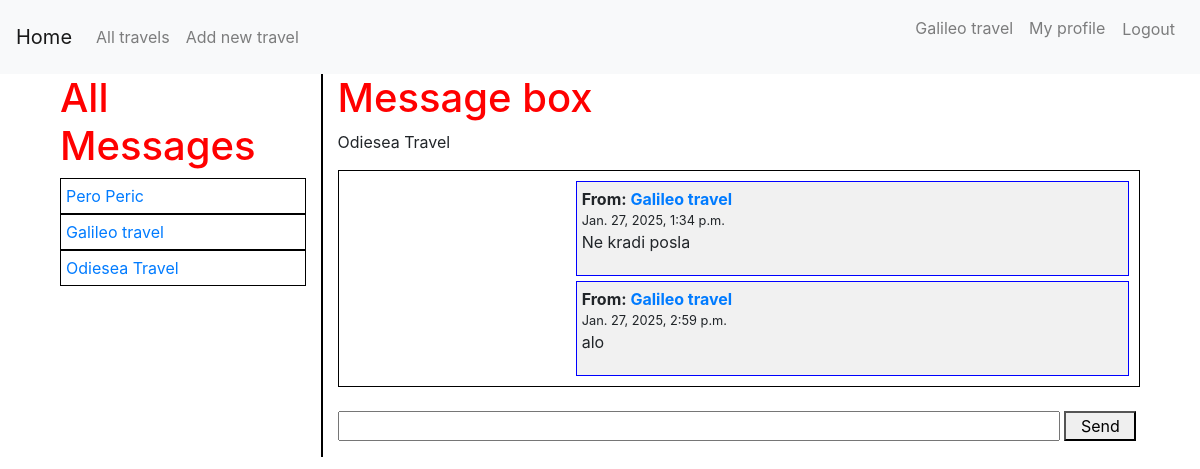
Screenshot of /accounts/messages/17 (signed in) with the database file from the repository.
### travels/models.py (models this page shows, shortened)
class Account(models.Model):
    user = models.OneToOneField(User, on_delete=models.CASCADE)
    name = models.CharField(max_length=100)
    organization = models.BooleanField()

class Messages(models.Model):
    sender_id = models.ForeignKey(User, on_delete=models.CASCADE, related_name='sender')
    reciever_id = models.ForeignKey(User, on_delete=models.CASCADE, related_name='reciever')
    text= models.TextField()
    sent_at = models.DateTimeField(auto_now_add=True)

### accounts/views.py (the view)
# urls.py: path('messages/<int:user_id>', views.chat, name="chat"),
@login_required
def chat(request, user_id):
    user1 = get_object_or_404(User, pk=user_id)
    my_messages = Messages.objects.filter(reciever_id=request.user)
    mess=Messages.objects.filter(sender_id=request.user)
    seen_senders = set()
    unique_messages = []
    uni_messages = []
    for message in my_messages:
        if message.sender_id.id not in seen_senders:
            unique_messages.append(message)
            seen_senders.add(message.sender_id.id)
    for message2 in mess:
        if message2.reciever_id.id not in seen_senders:
            uni_messages.append(message2)
            seen_senders.add(message2.reciever_id.id)
    chat = Messages.objects.filter(
        Q(sender_id=request.user, reciever_id=user1) |
        Q(sender_id=user1, reciever_id=request.user)
    ).order_by('sent_at')
    context = {
        'my_messages': unique_messages,
        'messages2': uni_messages,
        'chat': chat,
        'user1': user1,
        'user_id': user_id
    }
    return render(request, 'accounts/chat.html', context)

### accounts/templates/accounts/chat.html (shortened to what this page needs)
{% extends "accounts/messages.html" %}
{% block parent_content %}
<p>{{user1.account.name}}</p>
<div class="messages">
    {% for message in chat  %}
      <div class="message
      {% if request.user == message.sender_id %}
        my-message
        {% else %}
        their-message
      {% endif %}
        ">
        <strong>
          From:
          <a href="{% url 'accounts:profile' message.sender_id.id %}">
            {{message.sender_id.account.name}}
          </a>
        </strong> <br>
        <small>
          {{message.sent_at}}
        </small>
        <p>
          {{message.text}}
        </p>
      </div>
    {% endfor %}
  </div>
<br>
            <form method="post" action="{% url 'accounts:create-message' user_id %}">
             <input type="text" name="message" style="width: 90%;">
              <button type="submit" style="width: 9%;"> Send</button>
          </form>
{% endblock %}

### accounts/templates/accounts/messages.html (shortened to what this page needs)
{% extends "travels/base.html" %}
{% block content %}
<div class="content container">
    <div class="row">
        <div class="col-md-3" style="border-right: 2px solid black;">
            <h1>All Messages</h1>
            {% for message in my_messages  %}
            <div class="messages">
                <a href="{% url 'accounts:chat' message.sender_id.id%}">{{message.sender_id.account.name}}</a>
            </div>
            {% endfor %}
            {% for message in messages2  %}
            <div class="messages">
                <a href="{% url 'accounts:chat' message.reciever_id.id%}">{{message.reciever_id.account.name}}</a>
            </div>
            {% endfor %}
        </div>
        <div class="col-md-9">
            <h1>Message box</h1>
            {% block parent_content %}{% endblock %}
        </div>
    </div>
</div>
{% endblock %}

### travels/templates/travels/base.html (shortened to what this page needs)
{% load static %}
<html>
  <head>
    <link rel="stylesheet" href="https://maxcdn.bootstrapcdn.com/bootstrap/4.5.2/css/bootstrap.min.css">
    <link rel="stylesheet" href="{% static 'travels/css/travels.css' %}">
  </head>
  <body>
    <div class="page-header">
      <nav class="navbar navbar-expand-lg navbar-light bg-light">
        <a class="navbar-brand" href="{% url 'home' %}">Home</a>
        <div class="collapse navbar-collapse" id="navbarSupportedContent">
          <ul class="navbar-nav mr-auto">
            <li class="nav-item">
              <a class="nav-link" href="{% url 'list'%}">All travels</a>
            </li>
            {% if request.user.account.organization %}
              <li class="nav-item">
                <a class="nav-link" href="{% url 'create-travel' %}">Add new travel</a>
              </li>
            {% endif %}
          </ul>
          <ul class="navbar-nav ml-auto">
            {% if request.user.is_authenticated %}
            <li class="nav-item">
              <a class="nav-link" href="{% url 'accounts:dashboard' %}">{{user.account.name}}</a>
            </li>
            <li class="nav-item">
              <a class="nav-link" href="{% url 'accounts:profile' user.id %}">My profile</a>
            </li>
              <li class="nav-item">
                <form action="{% url 'logout' %}" method="post">
                  <button class="btn btn-link nav-link" type="submit">Logout</button>
                </form>
              </li>
            {% endif %}
          </ul>
        </div>
      </nav>
    </div>
    <div class="content container">
      <div class="row">
        <div class="col-md-12">
          {% block content %}
          {% endblock %}
        </div>
      </div>
    </div>
  </body>
</html>

### travels/static/travels/css/travels.css (style rules this page uses)
.content h1 { color: red; }
.messages { padding: 5px; border: 1px solid black; }
.messages .message { padding: 5px; border: 1px solid red; margin: 5px; width: 70%; background: #f1f1f1; }
.messages .message.my-message { border: 1px solid blue; margin-left: auto; margin-right: 5px; }

### rows the page displays
Messages: sender_id.account.name "Pero Peric"
Messages: sender_id.account.name "Galileo travel"
Messages: reciever_id.account.name "Odiesea Travel", sender_id.account.name "Galileo travel", sent_at "Jan. 27, 2025, 1:34 p.m.", text "Ne kradi posla"
Messages: sender_id.account.name "Galileo travel", sent_at "Jan. 27, 2025, 2:59 p.m.", text "alo"

### other values shown
{{ user.account.name }} "Galileo travel"
{{ user1.account.name }} "Odiesea Travel"
